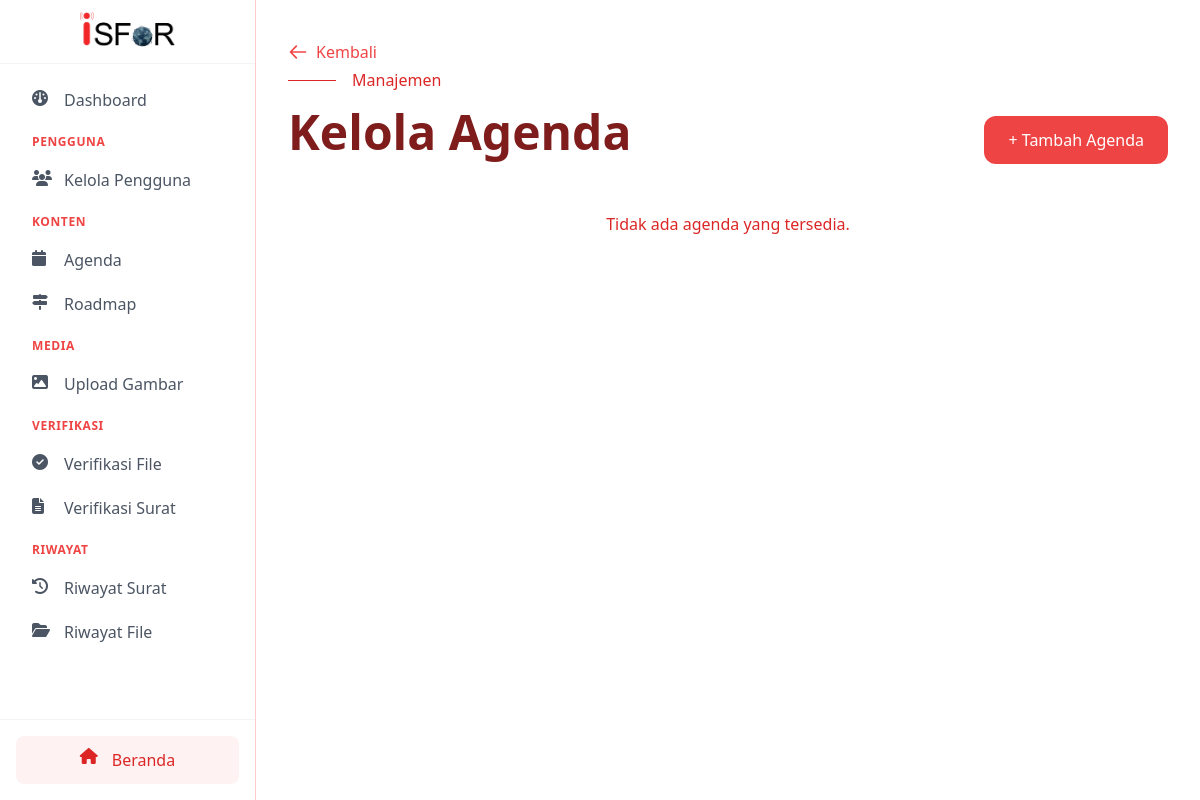
/php/public/agenda (signed in), run on an earlier commit of the app's database.
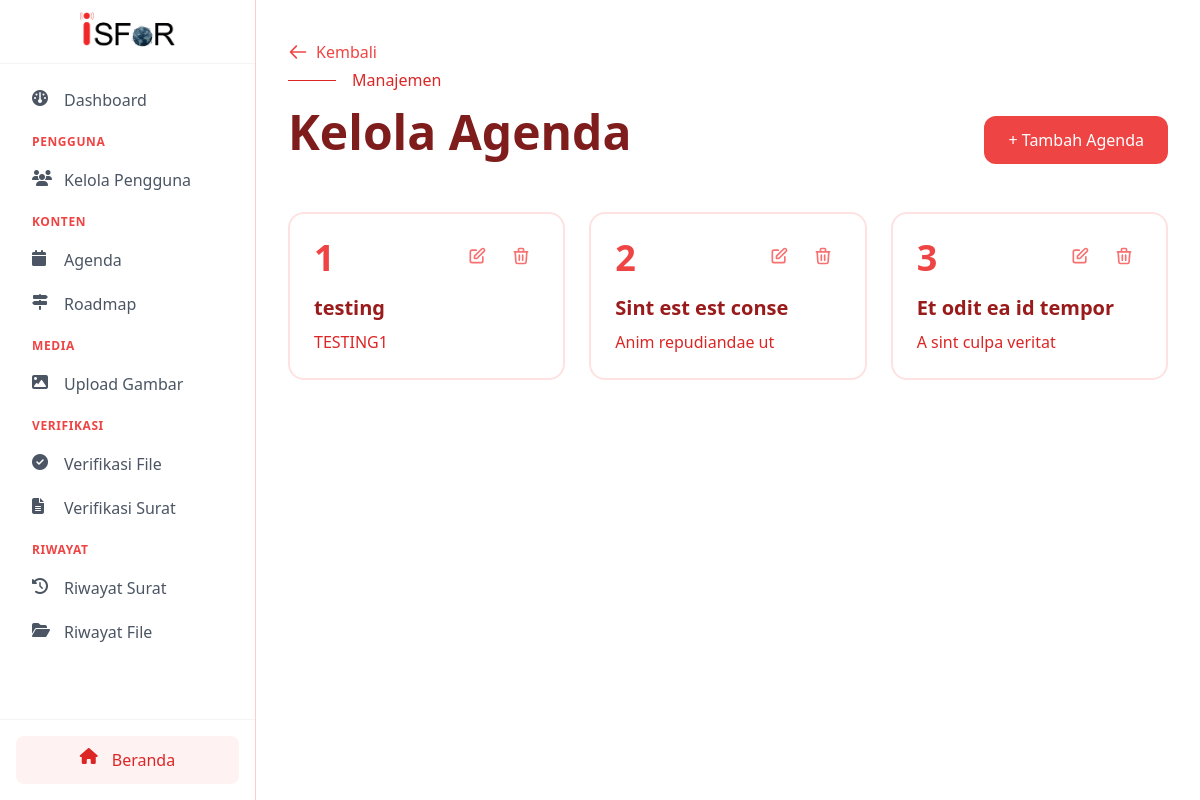
And on a later commit of the database.
### tables this page shows
CREATE TABLE `agenda` (
  `agenda_id` int NOT NULL,
  `title` varchar(255) NOT NULL,
  `description` varchar(255) DEFAULT NULL
);

### php/app/core/Controller.php (called while the page is built, shortened)
<?php
class Controller{
    public function view($view, $data = []){
        require_once '../app/views/' . $view . '.php';
    }
    public function model($model){
        return new $model;
    }
    public function middleware(){
        require_once '../app/helpers/Middleware.php';
        $middleware = new Middleware;
        return $middleware;
    }
    public function checkRole(){
        return $this->middleware()->checkRole();
    }
}

### php/app/helpers/Middleware.php (called while the page is built, shortened)
<?php
class Middleware{
    function checkRole() {
        if(isset($_SESSION['role_id'])){
            return $_SESSION['role_id'];
        }else{
            return 0;
        }
    }
}

### php/app/core/App.php (called while the page is built, shortened)
<?php
class App {
    protected $method = 'index';
    protected $params = [];
    public function __construct() {
        $this->controller = new $this->controller;
        call_user_func_array([$this->controller, $this->method], $this->params);
    }
}

### php/public/index.php (called while the page is built, shortened)
<?php
$app = new App;

### php/app/core/Database.php (called while the page is built, shortened)
<?php
class Database
{
    private $host = DB_HOST;
    private $user = DB_USER;
    private $pass = DB_PASS;
    private $db_name = DB_NAME;
    private $dbh;
    private $stmt;
    public function __construct()
    {
        $dsn = "mysql:host={$this->host};dbname={$this->db_name};charset=utf8mb4";
        $options = [
            PDO::ATTR_ERRMODE => PDO::ERRMODE_EXCEPTION,
        ];
        try {
            $this->dbh = new PDO($dsn, $this->user, $this->pass, $options);
        } catch (PDOException $e) {
            die("Koneksi gagal: " . $e->getMessage());
        }
    }
    public function query($query)
    {
        $this->stmt = $this->dbh->prepare($query);
    }
    public function execute()
    {
        return $this->stmt->execute();
    }
    public function resultSet()
    {
        $this->execute();
        return $this->stmt->fetchAll(PDO::FETCH_ASSOC);
    }
}

### php/app/models/AgendaModel.php (called while the page is built, shortened)
<?php
class AgendaModel
{
    private $db;
    public function __construct()
    {
        $this->db = new Database;
    }
    public function getAllAgenda()
    {
        $this->db->query('CALL sp_GetAllAgenda()');
        return $this->db->resultSet();
    }
}

### php/app/views/admin/manage-agenda.php (the view, shortened to what this page needs)
<!DOCTYPE html>
<html lang="id" class="scroll-smooth">
<head>
    <link rel="stylesheet" href="<?= CSS; ?>/admin/manage-agenda.css">
    <link href="https://cdn.jsdelivr.net/npm/tailwindcss@2.2.19/dist/tailwind.min.css" rel="stylesheet">
</head>
<body class="bg-white">
<?php include_once '../app/views/assets/components/AdminDashboard/sidebar.php'; ?>
<div class="flex-1 min-h-screen main-content bg-white" id="mainContent">
    <main class="py-10 px-8">
        <div class="max-w-7xl mx-auto back-button-section">
            <a href="<?= BASEURL ?>/dashboardAdmin"
               class="inline-flex items-center space-x-2 text-red-500 hover:text-red-600 transition-all duration-300">
                <svg class="w-5 h-5" fill="none" viewBox="0 0 24 24" stroke="currentColor">
                    <path stroke-linecap="round" stroke-linejoin="round" stroke-width="2" d="M10 19l-7-7m0 0l7-7m-7 7h18"/>
                </svg>
                <span>Kembali</span>
            </a>
        </div>
        <div class="max-w-7xl mx-auto mb-12 fade-in">
            <div class="flex items-center space-x-4 mb-4">
                <span class="h-px w-12 bg-red-600"></span>
                <span class="text-red-600 font-medium">Manajemen</span>
            </div>
            <div class="header-section flex justify-between items-end">
                <h1 class="text-5xl font-bold text-red-900 mb-2">Kelola Agenda</h1>
                <button onclick="openAgendaModal('add')"
                        class="px-6 py-3 bg-red-500 text-white rounded-xl hover:bg-red-600 transform hover:-translate-y-1 transition-all duration-300">
                    + Tambah Agenda
                </button>
            </div>
        </div>
        <div class="agenda-grid grid gap-6 md:grid-cols-2 lg:grid-cols-3 max-w-7xl mx-auto">
            <?php if (empty($data['agenda'])): ?>
                <p class="text-red-600 col-span-full text-center">Tidak ada agenda yang tersedia.</p>
            <?php else: ?>
                <?php foreach ($data['agenda'] as $agenda): ?>
                    <div class="agenda-card bg-white p-6 rounded-2xl border-2 border-red-100">
                        <div class="agenda-card-header flex justify-between items-start mb-4">
                            <span class="text-4xl font-bold text-red-500"><?= $data['no']++ ?></span>
                            <div class="flex space-x-2">
                                <button onclick="openAgendaModal('edit', <?= htmlspecialchars(json_encode($agenda)) ?>)"
                                        class="p-2 text-red-400 hover:text-red-500 transition-colors">
                                    <svg class="w-5 h-5" fill="none" stroke="currentColor" viewBox="0 0 24 24">
                                        <path stroke-linecap="round" stroke-linejoin="round" stroke-width="2"
                                              d="M11 5H6a2 2 0 00-2 2v11a2 2 0 002 2h11a2 2 0 002-2v-5m-1.414-9.414a2 2 0 112.828 2.828L11.828 15H9v-2.828l8.586-8.586z"/>
                                    </svg>
                                </button>
                                <button onclick="confirmDelete(<?= $agenda['agenda_id'] ?>)"
                                        class="p-2 text-red-400 hover:text-red-500 transition-colors">
                                    <svg class="w-5 h-5" fill="none" stroke="currentColor" viewBox="0 0 24 24">
                                        <path stroke-linecap="round" stroke-linejoin="round" stroke-width="2"
                                              d="M19 7l-.867 12.142A2 2 0 0116.138 21H7.862a2 2 0 01-1.995-1.858L5 7m5 4v6m4-6v6m1-10V4a1 1 0 00-1-1h-4a1 1 0 00-1 1v3M4 7h16"/>
                                    </svg>
                                </button>
                            </div>
                        </div>
                        <h3 class="text-xl font-semibold text-red-800 mb-2"><?= $agenda['title'] ?></h3>
                        <p class="text-red-600"><?= $agenda['description'] ?></p>
                    </div>
                <?php endforeach; ?>
            <?php endif; ?>
        </div>
    </main>
</div>
</body>
</html>

### php/app/controllers/Agenda.php (shortened to what this page needs)
<?php
class Agenda extends Controller{
    public function index(){
        $role = $this->checkRole();
        if($role == 1){
            $data['agenda'] = $this->model('AgendaModel')->getAllAgenda();
            $data['no'] =  1;
            $this->view('admin/manage-agenda', $data);
        }else{
            header('Location: ' . $this->getLastVisitedPage());
        }
    }
}

### php/app/views/assets/components/AdminDashboard/sidebar.php (shortened to what this page needs)
<!DOCTYPE html>
<html lang="en">
<head>
    <link href="https://cdn.jsdelivr.net/npm/tailwindcss@2.2.19/dist/tailwind.min.css" rel="stylesheet">
    <link rel="stylesheet" href="https://cdnjs.cloudflare.com/ajax/libs/font-awesome/6.4.0/css/all.min.css">
</head>
<body>
    <div id="sidebar" class="sidebar fixed inset-y-0 left-0 w-64 bg-white border-r border-red-200 flex flex-col md:translate-x-0">
        <div class="flex items-center justify-center h-16 px-6 border-b border-gray-100">
            <a href="<?=BASEURL?>" class="flex items-center">
                <img src="<?= IMAGES;?>/Logo1.webp" alt="IsFor Logo" class="h-10 w-auto">
            </a>
        </div>
        <div class="flex-1 overflow-y-auto scrollable-sidebar p-4">
            <a href="<?=BASEURL?>/dashboardAdmin"
               class="flex items-center px-4 py-2 text-gray-600 hover:bg-red-50 hover:text-red-600 rounded-lg group transition-colors">
                <i class="fas fa-dashboard w-5 h-5 mr-3"></i>
                <span class="font-medium">Dashboard</span>
            </a>
            <div class="pt-2">
                <span class="px-4 text-xs font-semibold text-red-500 uppercase tracking-wider">Pengguna</span>
                <div class="mt-2 space-y-1">
                    <a href="<?=BASEURL?>/user"
                       class="flex items-center px-4 py-2 text-gray-600 hover:bg-red-50 hover:text-red-600 rounded-lg group transition-colors">
                        <i class="fas fa-users w-5 h-5 mr-3"></i>
                        <span class="font-medium">Kelola Pengguna</span>
                    </a>
                </div>
            </div>
            <div class="pt-2">
                <span class="px-4 text-xs font-semibold text-red-500 uppercase tracking-wider">Konten</span>
                <div class="mt-2 space-y-1">
                    <a href="<?=BASEURL?>/agenda"
                       class="flex items-center px-4 py-2 text-gray-600 hover:bg-red-50 hover:text-red-600 rounded-lg group transition-colors">
                        <i class="fas fa-calendar w-5 h-5 mr-3"></i>
                        <span class="font-medium">Agenda</span>
                    </a>
                    <a href="<?=BASEURL?>/roadmap"
                       class="flex items-center px-4 py-2 text-gray-600 hover:bg-red-50 hover:text-red-600 rounded-lg group transition-colors">
                        <i class="fas fa-map-signs w-5 h-5 mr-3"></i>
                        <span class="font-medium">Roadmap</span>
                    </a>
                </div>
            </div>
            <div class="pt-2">
                <span class="px-4 text-xs font-semibold text-red-500 uppercase tracking-wider">Media</span>
                <div class="mt-2 space-y-1">
                    <a href="<?=BASEURL?>/galleries/uploadImgView"
                       class="flex items-center px-4 py-2 text-gray-600 hover:bg-red-50 hover:text-red-600 rounded-lg group transition-colors">
                        <i class="fas fa-image w-5 h-5 mr-3"></i>
                        <span class="font-medium">Upload Gambar</span>
                    </a>
                </div>
            </div>
            <div class="pt-2">
                <span class="px-4 text-xs font-semibold text-red-500 uppercase tracking-wider">Verifikasi</span>
                <div class="mt-2 space-y-1">
                    <a href="<?=BASEURL?>/researchoutput/verifyResearchView"
                       class="flex items-center px-4 py-2 text-gray-600 hover:bg-red-50 hover:text-red-600 rounded-lg group transition-colors">
                        <i class="fas fa-check-circle w-5 h-5 mr-3"></i>
                        <span class="font-medium">Verifikasi File</span>
                    </a>
                    <a href="<?=BASEURL?>/letter/verifyLetterview"
                       class="flex items-center px-4 py-2 text-gray-600 hover:bg-red-50 hover:text-red-600 rounded-lg group transition-colors">
                        <i class="fas fa-file-alt w-5 h-5 mr-3"></i>
                        <span class="font-medium">Verifikasi Surat</span>
                    </a>
                </div>
            </div>
            <div class="pt-2">
                <span class="px-4 text-xs font-semibold text-red-500 uppercase tracking-wider">Riwayat</span>
                <div class="mt-2 space-y-1">
                    <a href="<?= BASEURL ?>/letter/adminLetterHistoryView"
                       class="flex items-center px-4 py-2 text-gray-600 hover:bg-red-50 hover:text-red-600 rounded-lg group transition-colors">
                        <i class="fas fa-history w-5 h-5 mr-3"></i>
                        <span class="font-medium">Riwayat Surat</span>
                    </a>
                    <a href="<?= BASEURL ?>/researchoutput/adminHistoryView"
                       class="flex items-center px-4 py-2 text-gray-600 hover:bg-red-50 hover:text-red-600 rounded-lg group transition-colors">
                        <i class="fas fa-folder-open w-5 h-5 mr-3"></i>
                        <span class="font-medium">Riwayat File</span>
                    </a>
                </div>
            </div>
        </div>
        <div class="p-4 border-t border-gray-100">
            <a href="<?=BASEURL?>"
               class="w-full flex items-center justify-center px-4 py-3 text-base font-medium text-red-600 bg-red-50 rounded-lg hover:bg-red-100 focus:outline-none focus:ring-2 focus:ring-red-500 focus:ring-offset-2 transition-colors">
                <i class="fas fa-home w-6 h-6 mr-2"></i>
                Beranda
            </a>
        </div>
    </div>
</body>
</html>

### php/public/assets/css/admin/manage-agenda.css (style rules this page uses)
body { font-family: 'Plus Jakarta Sans', sans-serif; }
.fade-in { animation: fadeIn 0.4s ease-out forwards; }
.agenda-card { transition: all 0.3s ease; background-size: 20px 20px; background-image: radial-gradient(circle, #fee2e2 0.5px, transparent 0.5px); }
button, input, textarea { transition: all 0.2s cubic-bezier(0.4, 0, 0.2, 1); }

### php/app/views/admin/manage-agenda.php (style rules this page uses)
body { overflow-x: hidden; }
@media (min-width: 769px) { .main-content { margin-left: 16rem; } }

### php/app/views/assets/components/AdminDashboard/sidebar.php (style rules this page uses)
body { position: relative; }

What changed in the data, as far as the page shows it:
added agenda: title "testing", description "TESTING1"
added agenda: title "Sint est est conse", description "Anim repudiandae ut"
added agenda: title "Et odit ea id tempor", description "A sint culpa veritat"
Also different on the page:
text no longer shown: "Tidak ada agenda yang tersedia."
